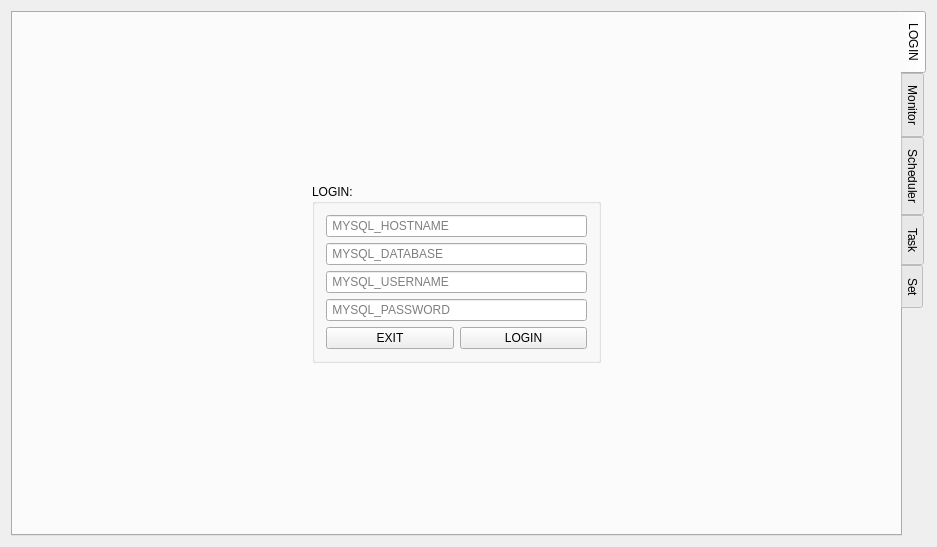
<?xml version="1.0" encoding="UTF-8"?>
<ui version="4.0">
 <class>MainWindow</class>
 <widget class="QMainWindow" name="MainWindow">
  <property name="geometry">
   <rect>
    <x>0</x>
    <y>0</y>
    <width>937</width>
    <height>547</height>
   </rect>
  </property>
  <property name="windowTitle">
   <string>SCHEDULER</string>
  </property>
  <property name="unifiedTitleAndToolBarOnMac">
   <bool>true</bool>
  </property>
  <widget class="QWidget" name="centralWidget">
   <layout class="QGridLayout" name="gridLayout">
    <item row="0" column="1">
     <widget class="QTabWidget" name="tabWidget">
      <property name="tabPosition">
       <enum>QTabWidget::East</enum>
      </property>
      <property name="currentIndex">
       <number>0</number>
      </property>
      <widget class="QWidget" name="tabLogin">
       <attribute name="title">
        <string>LOGIN</string>
       </attribute>
       <layout class="QGridLayout" name="gridLayout_2">
        <item row="0" column="1">
         <spacer name="verticalSpacer">
          <property name="orientation">
           <enum>Qt::Vertical</enum>
          </property>
          <property name="sizeHint" stdset="0">
           <size>
            <width>20</width>
            <height>150</height>
           </size>
          </property>
         </spacer>
        </item>
        <item row="1" column="0">
         <spacer name="horizontalSpacer">
          <property name="orientation">
           <enum>Qt::Horizontal</enum>
          </property>
          <property name="sizeHint" stdset="0">
           <size>
            <width>268</width>
            <height>20</height>
           </size>
          </property>
         </spacer>
        </item>
        <item row="1" column="1">
         <widget class="QGroupBox" name="groupBoxLogin">
          <property name="title">
           <string>LOGIN:</string>
          </property>
          <layout class="QVBoxLayout" name="verticalLayout">
           <item>
            <widget class="QLineEdit" name="lineEditHostname">
             <property name="placeholderText">
              <string> MYSQL_HOSTNAME</string>
             </property>
            </widget>
           </item>
           <item>
            <widget class="QLineEdit" name="lineEditDatabase">
             <property name="placeholderText">
              <string> MYSQL_DATABASE</string>
             </property>
            </widget>
           </item>
           <item>
            <widget class="QLineEdit" name="lineEditUsername">
             <property name="placeholderText">
              <string> MYSQL_USERNAME</string>
             </property>
            </widget>
           </item>
           <item>
            <widget class="QLineEdit" name="lineEditPassword">
             <property name="echoMode">
              <enum>QLineEdit::PasswordEchoOnEdit</enum>
             </property>
             <property name="placeholderText">
              <string> MYSQL_PASSWORD</string>
             </property>
            </widget>
           </item>
           <item>
            <layout class="QHBoxLayout" name="horizontalLayout_2">
             <item>
              <widget class="QPushButton" name="pushButtonExit">
               <property name="text">
                <string>EXIT</string>
               </property>
              </widget>
             </item>
             <item>
              <widget class="QPushButton" name="pushButtonLogin">
               <property name="text">
                <string>LOGIN</string>
               </property>
              </widget>
             </item>
            </layout>
           </item>
          </layout>
         </widget>
        </item>
        <item row="1" column="2">
         <spacer name="horizontalSpacer_2">
          <property name="orientation">
           <enum>Qt::Horizontal</enum>
          </property>
          <property name="sizeHint" stdset="0">
           <size>
            <width>268</width>
            <height>20</height>
           </size>
          </property>
         </spacer>
        </item>
        <item row="2" column="1">
         <spacer name="verticalSpacer_2">
          <property name="orientation">
           <enum>Qt::Vertical</enum>
          </property>
          <property name="sizeHint" stdset="0">
           <size>
            <width>20</width>
            <height>149</height>
           </size>
          </property>
         </spacer>
        </item>
       </layout>
      </widget>
      <widget class="QWidget" name="tabMonitor">
       <attribute name="title">
        <string>Monitor</string>
       </attribute>
       <layout class="QVBoxLayout" name="verticalLayout_2">
        <item>
         <widget class="QGroupBox" name="groupBox">
          <property name="title">
           <string>ERROR</string>
          </property>
          <layout class="QHBoxLayout" name="horizontalLayout">
           <item>
            <widget class="QTableView" name="tableViewMonitor">
             <property name="mouseTracking">
              <bool>true</bool>
             </property>
             <property name="autoFillBackground">
              <bool>true</bool>
             </property>
             <property name="sizeAdjustPolicy">
              <enum>QAbstractScrollArea::AdjustToContentsOnFirstShow</enum>
             </property>
             <property name="editTriggers">
              <set>QAbstractItemView::NoEditTriggers</set>
             </property>
             <property name="alternatingRowColors">
              <bool>true</bool>
             </property>
             <property name="selectionMode">
              <enum>QAbstractItemView::SingleSelection</enum>
             </property>
             <property name="selectionBehavior">
              <enum>QAbstractItemView::SelectRows</enum>
             </property>
             <property name="wordWrap">
              <bool>false</bool>
             </property>
             <attribute name="horizontalHeaderCascadingSectionResizes">
              <bool>true</bool>
             </attribute>
             <attribute name="horizontalHeaderDefaultSectionSize">
              <number>150</number>
             </attribute>
             <attribute name="horizontalHeaderMinimumSectionSize">
              <number>100</number>
             </attribute>
             <attribute name="horizontalHeaderStretchLastSection">
              <bool>true</bool>
             </attribute>
             <attribute name="verticalHeaderCascadingSectionResizes">
              <bool>false</bool>
             </attribute>
             <attribute name="verticalHeaderDefaultSectionSize">
              <number>30</number>
             </attribute>
             <attribute name="verticalHeaderMinimumSectionSize">
              <number>30</number>
             </attribute>
             <attribute name="verticalHeaderStretchLastSection">
              <bool>false</bool>
             </attribute>
            </widget>
           </item>
          </layout>
         </widget>
        </item>
        <item>
         <layout class="QHBoxLayout" name="horizontalLayout_5">
          <item>
           <widget class="QGroupBox" name="groupBox_3">
            <property name="title">
             <string>SUCCESS RATIO PER HOUR</string>
            </property>
            <layout class="QHBoxLayout" name="horizontalLayout_4">
             <item>
              <widget class="QtCharts::QChartView" name="graphicsView">
               <property name="autoFillBackground">
                <bool>true</bool>
               </property>
              </widget>
             </item>
            </layout>
           </widget>
          </item>
         </layout>
        </item>
       </layout>
      </widget>
      <widget class="QWidget" name="tabScheduler">
       <attribute name="title">
        <string>Scheduler</string>
       </attribute>
       <layout class="QVBoxLayout" name="verticalLayout_4">
        <item>
         <widget class="QGroupBox" name="groupBox_2">
          <property name="title">
           <string>SCHEDULER</string>
          </property>
          <layout class="QVBoxLayout" name="verticalLayout_3">
           <item>
            <widget class="QLineEdit" name="lineEdit"/>
           </item>
           <item>
            <widget class="QTableView" name="tableView"/>
           </item>
          </layout>
         </widget>
        </item>
        <item>
         <spacer name="verticalSpacer_3">
          <property name="orientation">
           <enum>Qt::Vertical</enum>
          </property>
          <property name="sizeHint" stdset="0">
           <size>
            <width>20</width>
            <height>207</height>
           </size>
          </property>
         </spacer>
        </item>
       </layout>
      </widget>
      <widget class="QWidget" name="tabTask">
       <attribute name="title">
        <string>Task</string>
       </attribute>
      </widget>
      <widget class="QWidget" name="tabSet">
       <attribute name="title">
        <string>Set</string>
       </attribute>
      </widget>
     </widget>
    </item>
   </layout>
  </widget>
 </widget>
 <layoutdefault spacing="6" margin="11"/>
 <customwidgets>
  <customwidget>
   <class>QtCharts::QChartView</class>
   <extends>QGraphicsView</extends>
   <header location="global">qchartview.h</header>
  </customwidget>
 </customwidgets>
 <resources/>
 <connections/>
</ui>
